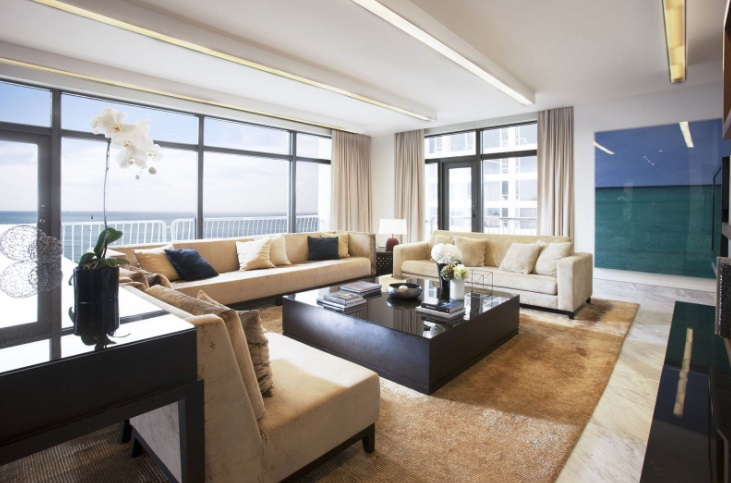
#> input picture Machine Learning Assignment 4/Machine Learning assignment 4/inside_day1.jpg, 731 x 483 px, found by its file name
$ jupyter execute Practice_4_2.ipynb   (shell and % lines are left out)   (older library calls are emulated)
#> lines starting #> are read from the running program, lines starting #| are printed output that depends on the picture
## 기본 설정

- 필수 모듈 불러오기
- 그래프 출력 관련 기본 설정 지정

[cell 1]
# 파이썬 ≥3.5 필수
import sys
assert sys.version_info >= (3, 5)

# 사이킷런 ≥0.20 필수
import sklearn
assert sklearn.__version__ >= "0.20"

# 공통 모듈 임포트
import numpy as np
import os

# 노트북 실행 결과를 동일하게 유지하기 위해
np.random.seed(42)

# 깔끔한 그래프 출력을 위해
import matplotlib as mpl
import matplotlib.pyplot as plt
mpl.rc('axes', labelsize=14)
mpl.rc('xtick', labelsize=12)
mpl.rc('ytick', labelsize=12)

# 그림을 저장할 위치
PROJECT_ROOT_DIR = "."
CHAPTER_ID = "training_linear_models"
IMAGES_PATH = os.path.join(PROJECT_ROOT_DIR, "images", CHAPTER_ID)
os.makedirs(IMAGES_PATH, exist_ok=True)

def save_fig(fig_id, tight_layout=True, fig_extension="png", resolution=300):
    path = os.path.join(IMAGES_PATH, fig_id + "." + fig_extension)
    print("그림 저장:", fig_id)
    if tight_layout:
        plt.tight_layout()
    plt.savefig(path, format=fig_extension, dpi=resolution)

# 어레이 데이터를 csv 파일로 저장하기
def save_data(fileName, arrayName, header=''):
    np.savetxt(fileName, arrayName, delimiter=',', header=header, comments='')

### 과제 3

A. 사진을 낮과 밤으로 분류하는 로지스틱 회귀 모델을 구현하라.

B. 사진을 낮과 밤, 실내와 실외로 분류하는 다중 레이블 분류 모델을 두 개의 로지스틱 회귀 모델을 이용하여 구현하라.

C. 과제 1에서 구현한 자신의 알고리즘과 사이킷런에서 제공하는 LogisticRegression 모델의 성능을 비교하라.

단, 모델 구현에 필요한 사진을 직접 구해야 한다. 최소 100장 이상의 사진 활용해야 한다.

원래는 구글드라이브에서 나만 사용할 수 있도록 가져왔지만, 깃허브를 만들고 이미지 100개를 넣어놨었다.

깃허브에서 제대로 가져왔는지 "inside_day1.jpg"를 출력해서 확인해보자.

[cell 2]
from IPython.display import Image
Image('/content/Assignment/Machine Learning Assignment 4/Daynight picture/inside_day1.jpg')

잘 가져온 것 같다. 하지만 사진이 너무 크니 데이터를 전처리해보자.

우선 하나만 100X100으로 만들어보자

[cell 3]
from PIL import Image
import numpy as np
import sys
import os
import csv
import matplotlib.pyplot as plt
import cv2

fname = '/content/Assignment/Machine Learning Assignment 4/Daynight picture/inside_day1.jpg'


original = cv2.imread(fname, cv2.IMREAD_COLOR)
#> original is the input picture: shape (483, 731, 3); mean B, G, R 142.1, 147.8, 153.8
original = cv2.resize(original, (100, 100)).flatten()
gray = cv2.imread(fname, cv2.IMREAD_GRAYSCALE)
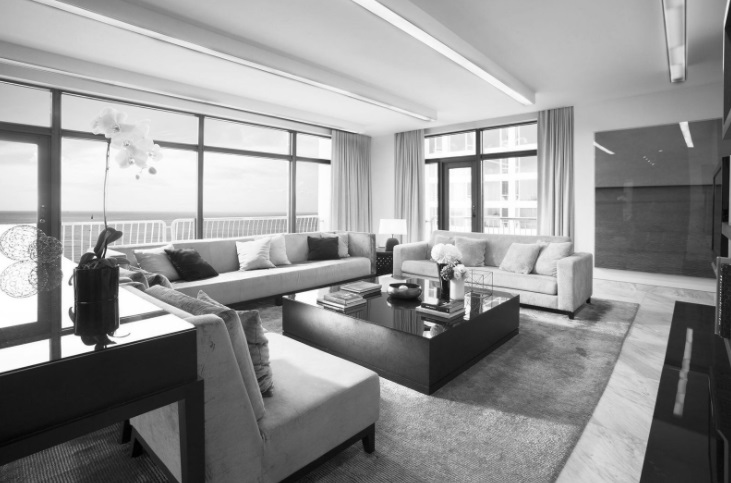
#> gray: shape (483, 731); min 0, max 255, mean 149
gray = cv2.resize(gray, (100, 100)).flatten()
#> gray = 10000 values, max 255 at index 3670, min 2 at index 9017, mean 149
np_ori = np.asarray(original)
np_gray = np.asarray(gray)
#> np_gray has the same summary as gray


plt.figure(figsize=(10,10))
#> (this line was passed over: IPython is not available in this run)
plt.subplot(1, 2, 1)
#> (this line was passed over: IPython is not available in this run)
plt.imshow(np_ori.reshape(100, 100, 3))
#> (this line was passed over: IPython is not available in this run)
plt.axis('off')
#> (this line was passed over: IPython is not available in this run)

plt.subplot(1, 2, 2)
#> (this line was passed over: IPython is not available in this run)
plt.imshow(np_gray.reshape(100, 100))
#> (this line was passed over: IPython is not available in this run)
plt.axis('off')
#> (this line was passed over: IPython is not available in this run)
